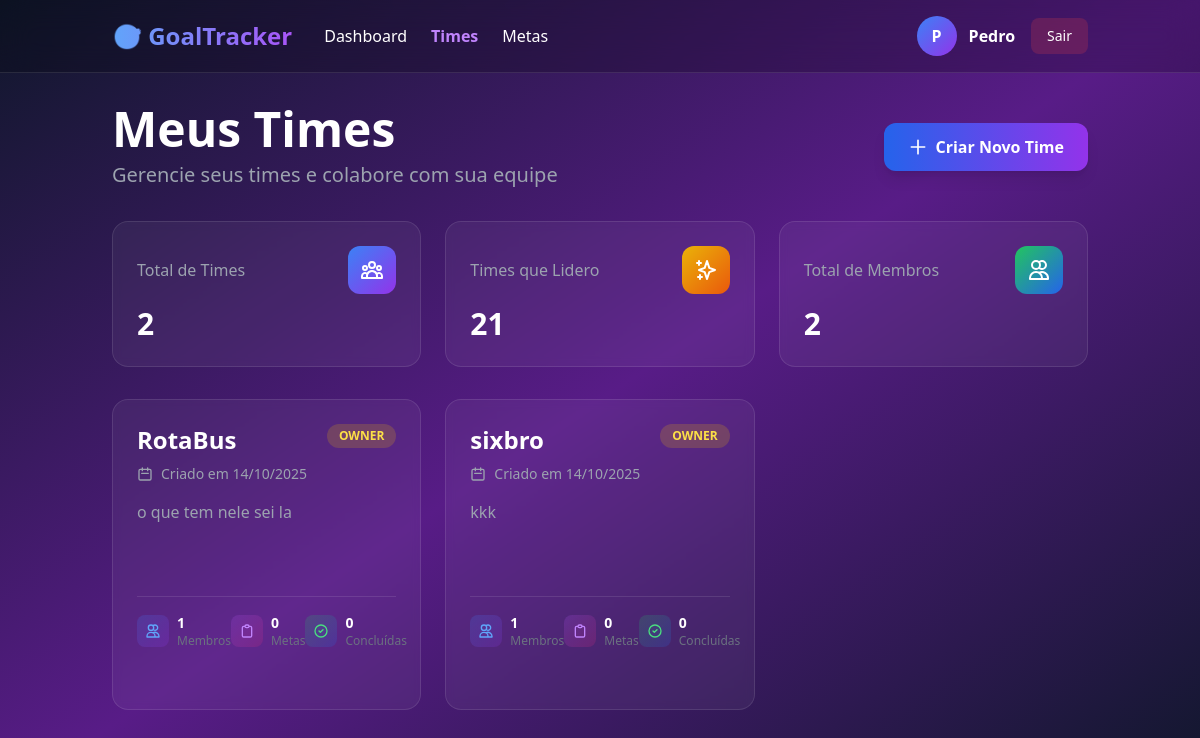
/team/ (signed in), run on an earlier commit of the app's database.
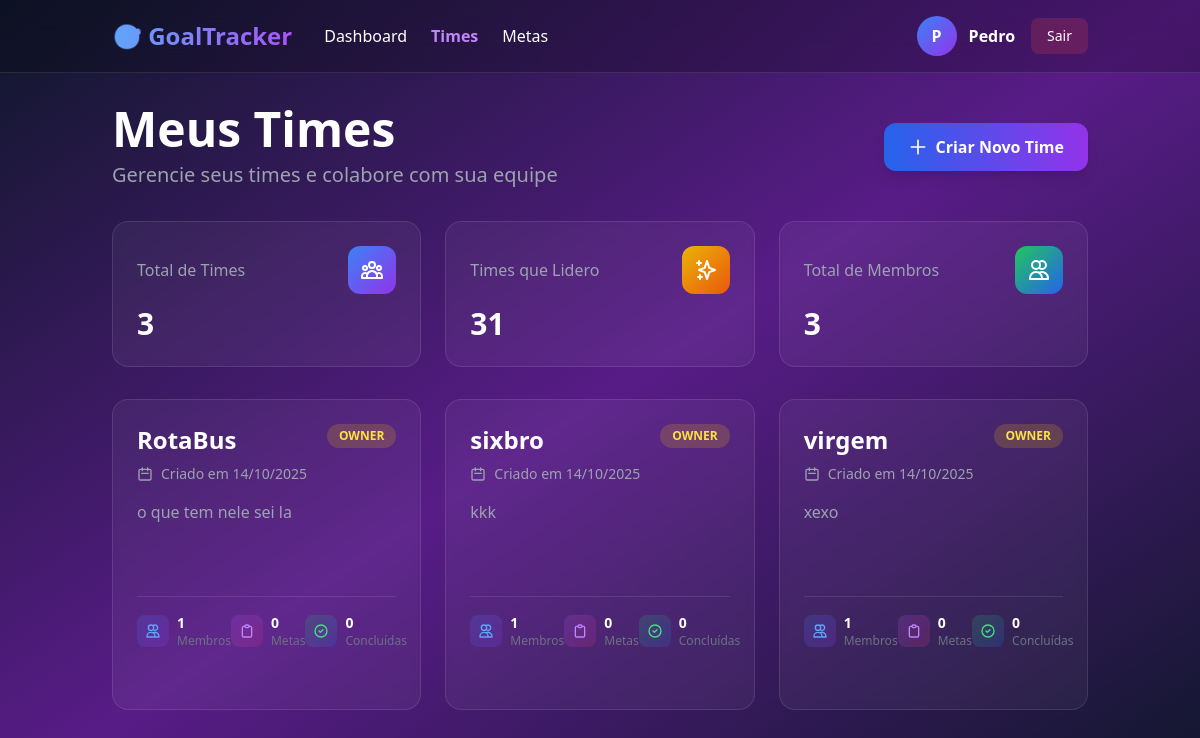
And on a later commit of the database.
### teams/models.py (models this page shows, shortened)
class Team(models.Model):
    name = models.CharField(max_length=150)
    description = models.TextField(blank=True)
    owner = models.ForeignKey(CustomUser, on_delete=models.CASCADE, related_name='owned_teams')
    members = models.ManyToManyField(CustomUser, related_name="teams", blank=True)
    created_at = models.DateTimeField(auto_now_add=True)

### teams/views.py (the view)
# urls.py: path("", TeamListView.as_view(), name="team-list"),
class TeamListView(LoginRequiredMixin, ListView):
    model = Team
    template_name = 'teams/team_list.html'
    context_object_name = 'teams'
    def get_queryset(self):
        return self.request.user.teams.all()

### templates/teams/team_list.html (shortened to what the changed rows need)
{% load static %}
<!DOCTYPE html>
<html lang="pt-BR">
<head>
    <script src="https://cdn.tailwindcss.com"></script>
</head>
<body class="bg-gradient-to-br from-slate-900 via-purple-900 to-slate-900 text-white min-h-screen">
    <div class="container mx-auto px-6 py-8">
        <div class="flex flex-col md:flex-row justify-between items-start md:items-center gap-4 mb-8">
            <div>
                <h1 class="text-4xl md:text-5xl font-bold mb-2">Meus Times</h1>
            </div>
        </div>
        <div class="grid grid-cols-1 md:grid-cols-3 gap-6 mb-8">
            <div class="bg-white/5 backdrop-blur-sm rounded-2xl p-6 border border-white/10">
                <div class="flex items-center justify-between mb-3">
                    <div class="text-gray-400">Total de Times</div>
                    <div class="w-12 h-12 bg-gradient-to-br from-blue-500 to-purple-600 rounded-xl flex items-center justify-center">
                    </div>
                </div>
                <div class="text-3xl font-bold">{{ teams.count }}</div>
            </div>
            <div class="bg-white/5 backdrop-blur-sm rounded-2xl p-6 border border-white/10">
                <div class="flex items-center justify-between mb-3">
                    <div class="text-gray-400">Times que Lidero</div>
                    <div class="w-12 h-12 bg-gradient-to-br from-yellow-500 to-orange-600 rounded-xl flex items-center justify-center">
                    </div>
                </div>
                <div class="text-3xl font-bold">{{ teams|length|add:"0" }}{% for team in teams %}{% if team.owner == user %}{% if forloop.first %}{{ forloop.counter }}{% endif %}{% endif %}{% endfor %}</div>
            </div>
            <div class="bg-white/5 backdrop-blur-sm rounded-2xl p-6 border border-white/10">
                <div class="flex items-center justify-between mb-3">
                    <div class="text-gray-400">Total de Membros</div>
                    <div class="w-12 h-12 bg-gradient-to-br from-green-500 to-blue-600 rounded-xl flex items-center justify-center">
                    </div>
                </div>
                <div class="text-3xl font-bold">
                    {{ teams.count|default:"0" }}
                </div>
            </div>
        </div>
        {% if teams %}
        <div class="grid md:grid-cols-2 lg:grid-cols-3 gap-6">
            {% for team in teams %}
            <a href="{% url 'team-detail' team.pk %}" class="group bg-white/5 backdrop-blur-sm rounded-2xl p-6 border border-white/10 hover:bg-white/10 transition-all duration-300 hover:scale-105 hover:shadow-2xl">
                <div class="flex items-start justify-between mb-4">
                    <div class="flex-1">
                        <h3 class="text-2xl font-bold mb-2 group-hover:text-purple-400 transition line-clamp-1">
                            {{ team.name }}
                        </h3>
                        <div class="flex items-center gap-2 text-sm text-gray-400">
                            <svg class="w-4 h-4" fill="none" stroke="currentColor" viewBox="0 0 24 24">
                                <path stroke-linecap="round" stroke-linejoin="round" stroke-width="2" d="M8 7V3m8 4V3m-9 8h10M5 21h14a2 2 0 002-2V7a2 2 0 00-2-2H5a2 2 0 00-2 2v12a2 2 0 002 2z"/>
                            </svg>
                            <span>Criado em {{ team.created_at|date:"d/m/Y" }}</span>
                        </div>
                    </div>
                    {% if team.owner == user %}
                    <span class="px-3 py-1 bg-yellow-500/20 text-yellow-300 rounded-full text-xs font-bold">
                        OWNER
                    </span>
                    {% endif %}
                </div>
                <p class="text-gray-400 mb-6 line-clamp-3 min-h-[72px]">
                    {{ team.description|default:"Sem descrição disponível." }}
                </p>
                <div class="flex items-center justify-between pt-4 border-t border-white/10">
                    <div class="flex items-center gap-2 text-sm">
                        <div class="w-8 h-8 bg-gradient-to-br from-blue-500/20 to-purple-600/20 rounded-lg flex items-center justify-center">
                            <svg class="w-4 h-4 text-blue-400" fill="none" stroke="currentColor" viewBox="0 0 24 24">
                                <path stroke-linecap="round" stroke-linejoin="round" stroke-width="2" d="M12 4.354a4 4 0 110 5.292M15 21H3v-1a6 6 0 0112 0v1zm0 0h6v-1a6 6 0 00-9-5.197M13 7a4 4 0 11-8 0 4 4 0 018 0z"/>
                            </svg>
                        </div>
                        <div>
                            <div class="font-semibold text-white">{{ team.members.count }}</div>
                            <div class="text-xs text-gray-500">Membros</div>
                        </div>
                    </div>
                    <div class="flex items-center gap-2 text-sm">
                        <div class="w-8 h-8 bg-gradient-to-br from-purple-500/20 to-pink-600/20 rounded-lg flex items-center justify-center">
                            <svg class="w-4 h-4 text-purple-400" fill="none" stroke="currentColor" viewBox="0 0 24 24">
                                <path stroke-linecap="round" stroke-linejoin="round" stroke-width="2" d="M9 5H7a2 2 0 00-2 2v12a2 2 0 002 2h10a2 2 0 002-2V7a2 2 0 00-2-2h-2M9 5a2 2 0 002 2h2a2 2 0 002-2M9 5a2 2 0 012-2h2a2 2 0 012 2"/>
                            </svg>
                        </div>
                        <div>
                            <div class="font-semibold text-white">{{ team.goals.count }}</div>
                            <div class="text-xs text-gray-500">Metas</div>
                        </div>
                    </div>
                    <div class="flex items-center gap-2 text-sm">
                        <div class="w-8 h-8 bg-gradient-to-br from-green-500/20 to-blue-600/20 rounded-lg flex items-center justify-center">
                            <svg class="w-4 h-4 text-green-400" fill="none" stroke="currentColor" viewBox="0 0 24 24">
                                <path stroke-linecap="round" stroke-linejoin="round" stroke-width="2" d="M9 12l2 2 4-4m6 2a9 9 0 11-18 0 9 9 0 0118 0z"/>
                            </svg>
                        </div>
                        <div>
                            <div class="font-semibold text-white">{{ team.goals.filter.count }}</div>
                            <div class="text-xs text-gray-500">Concluídas</div>
                        </div>
                    </div>
                </div>
            </a>
            {% endfor %}
        </div>
        {% endif %}
    </div>
</body>
</html>

What changed in the data, as far as the page shows it:
added Team: name "virgem", created_at "14/10/2025", shows "OWNER", description "xexo", members.count "1", goals.count "0", goals.filter.count "0"
Also different on the page:
{{ teams.count }}: "2" → "3"
{{ teams|length|add:"0" }}: "2" → "3"
{{ teams.count|default:"0" }}: "2" → "3"
